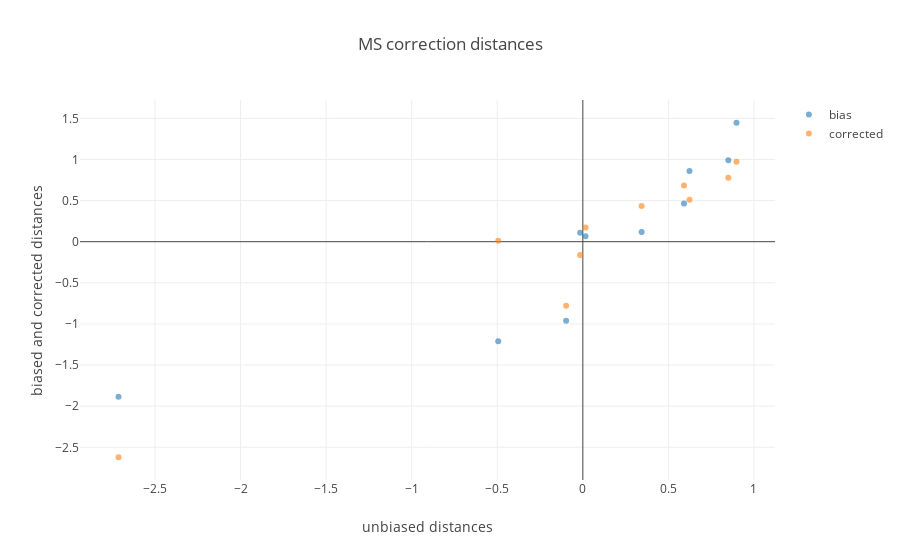

Notebook cell for this chart:
### Code cell
t= np.array([
    unbias_pair_dist,
    bias_pair_dist,
    corrected_pair_dist
]).T

fig_data= [go.Scatter(
    x= t[:,0],
    y= t[:,i],
    mode= 'markers',
    marker= dict(
        color= i,
        opacity= .6
    ),
    name= ['bias','corrected'][i-1]
    ) for i in [1,2]
]

layout = go.Layout(
    title= 'MS correction distances',
    yaxis=dict(
        title='biased and corrected distances'),
    xaxis=dict(
        title='unbiased distances')
)

fig= go.Figure(data=fig_data, layout=layout)
iplot(fig)

### Figure 1 — Plotly figure (JSON) as saved in the notebook; plotly's stock layout.template omitted (floating-point values rounded to 4 significant figures)
{"data": [{"marker": {"color": 1, "opacity": 0.6}, "mode": "markers", "name": "bias", "type": "scatter", "x": [-0.09764, -2.713, 0.6231, -0.01597, -0.4943, 0.8501, 0.591, 0.01578, 0.3433, 0.8978], "y": [-0.9616, -1.884, 0.8612, 0.1103, -1.212, 0.9892, 0.4632, 0.06762, 0.1195, 1.446]}, {"marker": {"color": 2, "opacity": 0.6}, "mode": "markers", "name": "corrected", "type": "scatter", "x": [-0.09764, -2.713, 0.6231, -0.01597, -0.4943, 0.8501, 0.591, 0.01578, 0.3433, 0.8978], "y": [-0.7794, -2.621, 0.5088, -0.1631, 0.01198, 0.7786, 0.6848, 0.1734, 0.4346, 0.9714]}], "layout": {"title": "MS correction distances", "xaxis": {"title": "unbiased distances"}, "yaxis": {"title": "biased and corrected distances"}}}
